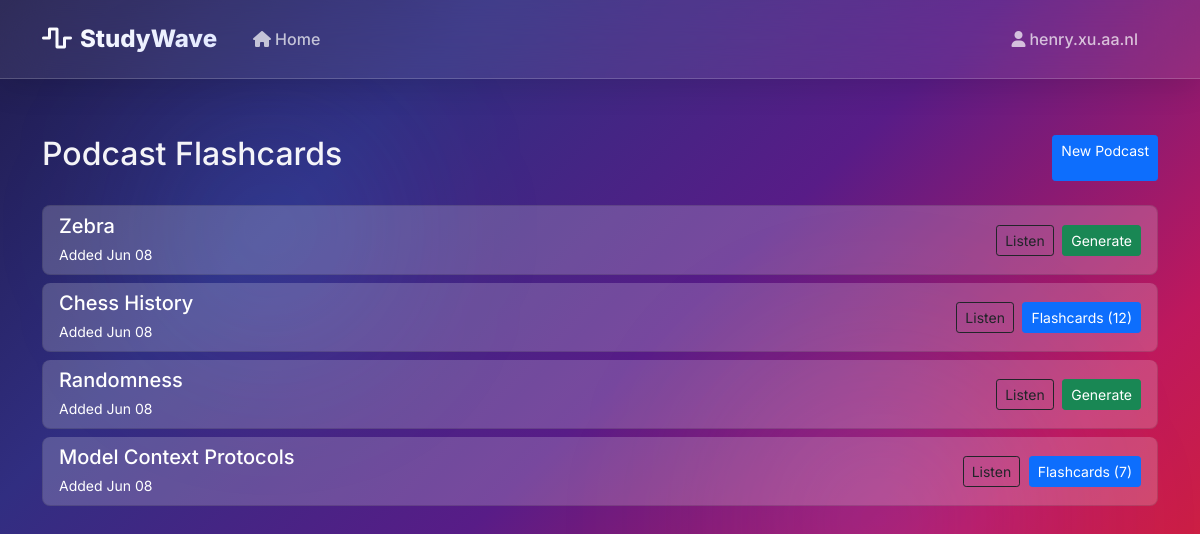
Screenshot of /flashcards/ (signed in) with the database file from the repository.
### podcast/models.py (models this page shows)
class Podcast(models.Model):
    title = models.CharField(max_length=200)
    script = models.TextField()
    created_at = models.DateTimeField(auto_now_add=True)

### flashcards/models.py (models this page shows, shortened)
class FlashcardSet(models.Model):
    title = models.CharField(max_length=200)
    description = models.TextField(blank=True)
    created_by = models.ForeignKey(User, on_delete=models.CASCADE)
    created_at = models.DateTimeField(auto_now_add=True)
    updated_at = models.DateTimeField(auto_now=True)
    podcast = models.ForeignKey(Podcast, null=True, blank=True, on_delete=models.SET_NULL)
    class Meta:
        ordering = ['-created_at']

### flashcards/views.py (the view)
# urls.py: path('', views.home, name='home'),
def home(request):
    podcasts = Podcast.objects.all().order_by('-created_at')
    for podcast in podcasts:
        try:
            podcast.flashcard_set = FlashcardSet.objects.filter(podcast=podcast).first()
        except:
            podcast.flashcard_set = None
    flashcard_sets = FlashcardSet.objects.all().order_by('-created_at')
    context = {
        'podcasts': podcasts,
        'flashcard_sets': flashcard_sets,
    }
    return render(request, 'flashcards/home.html', context)

### flashcards/templates/flashcards/home.html (shortened to what this page needs)
{% extends 'flashcards/base.html' %}
{% block content %}
<div class="container mt-4">
    <div class="d-flex justify-content-between mb-4">
        <h2>Podcast Flashcards</h2>
        <a href="/create-podcast/" class="btn btn-primary btn-sm">New Podcast</a>
    </div>
    <div class="list-group">
        {% for podcast in podcasts %}
        <div class="list-group-item mb-2" style="background-color: rgba(248, 249, 250, 0.2); border-radius: 0.5rem; color:white">
            <div class="d-flex justify-content-between align-items-center">
                <div>
                    <h5 class="mb-1" style="color:white">{{ podcast.title }}</h5>
                    <small class="text-muted" style="color:white !important">Added {{ podcast.created_at|date:"M d" }}</small>
                </div>
                <div>
                    <a href="{% url 'flashcards:podcast_redirect' podcast.id %}"
                       class="btn btn-outline-dark btn-sm me-1">
                        Listen
                    </a>
                    {% if podcast.flashcard_set %}
                    <a href="{% url 'flashcards:set_detail' podcast.flashcard_set.id %}"
                       class="btn btn-primary btn-sm">
                        Flashcards ({{ podcast.flashcard_set.flashcards.count }})
                    </a>
                    {% else %}
                    <button class="btn btn-success btn-sm generate-btn"
                            data-podcast-id="{{ podcast.id }}"
                            data-podcast-title="{{ podcast.title }}">
                        Generate
                    </button>
                    {% endif %}
                </div>
            </div>
        </div>
        {% endfor %}
    </div>
</div>
{% endblock %}

### flashcards/templates/flashcards/base.html (shortened to what this page needs)
<!DOCTYPE html>
<html lang="en">
<head>
    <link href="https://cdnjs.cloudflare.com/ajax/libs/bootstrap/5.1.3/css/bootstrap.min.css" rel="stylesheet">
    <link href="https://cdnjs.cloudflare.com/ajax/libs/font-awesome/6.0.0/css/all.min.css" rel="stylesheet">
</head>
<body>
    <nav class="navbar navbar-expand-lg" style="width: 100%">
        <div class="container">
            <a class="navbar-brand" href="{% url 'flashcards:sets_list' %}">
                <i class="fas fa-wave-square me-2"></i>StudyWave
            </a>
            <div class="collapse navbar-collapse" id="navbarNav">
                <ul class="navbar-nav me-auto">
                    <li class="nav-item">
                        <a class="nav-link" href="{% url 'flashcards:home' %}">
                            <i class="fas fa-home me-1"></i>Home
                        </a>
                    </li>
                </ul>
                <ul class="navbar-nav">
                    {% if user.is_authenticated %}
                    <li class="nav-item">
                        <span class="nav-link">
                            <i class="fas fa-user me-1"></i>{{ user.username }}
                        </span>
                    </li>
                    {% else %}
                    <li class="nav-item">
                        <a class="nav-link" href="#">
                            <i class="fas fa-user me-1"></i>Login
                        </a>
                    </li>
                    {% endif %}
                </ul>
            </div>
        </div>
    </nav>
    <main class="container main-container">
        {% block content %}{% endblock %}
    </main>
</body>
</html>

### flashcards/templates/flashcards/base.html (style rules this page uses)
:root { --glass-bg: rgba(255, 255, 255, 0.08); --glass-hover: rgba(255, 255, 255, 0.12); --glass-border: rgba(255, 255, 255, 0.18); --glass-shadow: 0 8px 32px rgba(0, 0, 0, 0.12); --glass-shadow-hover: 0 16px 48px rgba(0, 0, 0, 0.18); --text-primary: rgba(255, 255, 255, 0.95); --text-secondary: rgba(255, 255, 255, 0.7); --text-muted: rgba(255, 255, 255, 0.5); --accent-blue: #3b82f6; --accent-purple: #8b5cf6; --accent-pink: #ec4899; --border-radius: 16px; --border-radius-lg: 24px; }
* { margin: 0; padding: 0; box-sizing: border-box; }
body { font-family: 'Inter', -apple-system, BlinkMacSystemFont, sans-serif; background: linear-gradient(135deg, #1e1b4b 0%, #312e81 25%, #581c87 50%, #be185d 75%, #dc2626 100%); min-height: 100vh; overflow-x: hidden; position: relative; color: var(--text-primary); }
body::before, body::after { content: ''; position: fixed; border-radius: 50%; filter: blur(80px); z-index: -1; animation: float 20s ease-in-out infinite; }
body::before { width: 300px; height: 300px; background: radial-gradient(circle, rgba(59, 130, 246, 0.3) 0%, transparent 70%); top: 10%; left: 10%; animation-delay: 0s; }
body::after { width: 400px; height: 400px; background: radial-gradient(circle, rgba(139, 92, 246, 0.3) 0%, transparent 70%); bottom: 10%; right: 10%; animation-delay: -10s; }
.navbar { background: var(--glass-bg); backdrop-filter: blur(24px); -webkit-backdrop-filter: blur(24px); border-bottom: 1px solid var(--glass-border); box-shadow: var(--glass-shadow); padding: 1rem 0; }
.navbar-brand { font-weight: 800; font-size: 1.5rem; color: var(--text-primary); text-decoration: none; background: linear-gradient(135deg, #fff 0%, #e0e7ff 100%); -webkit-background-clip: text; background-clip: text; -webkit-text-fill-color: transparent; }
.nav-link { color: var(--text-secondary) !important; font-weight: 500; transition: all 0.3s ease; border-radius: 8px; padding: 0.5rem 1rem !important; margin: 0 0.25rem; }
.main-container { padding: 2rem 0; min-height: calc(100vh - 80px); }

### rows the page displays
Podcast: title "Zebra", created_at "Jun 08"
Podcast: title "Chess History", created_at "Jun 08", flashcard_set.flashcards.count "12"
Podcast: title "Randomness", created_at "Jun 08"
Podcast: title "Model Context Protocols", created_at "Jun 08", flashcard_set.flashcards.count "7"

### other values shown
{{ user.username }} "henry.xu.aa.nl"
